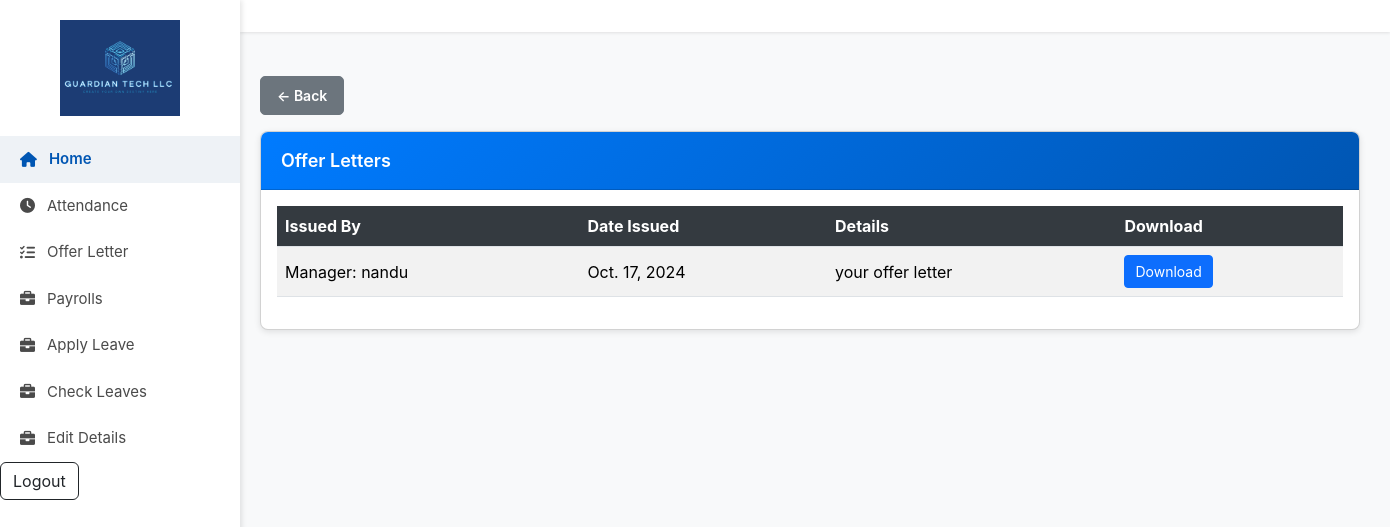
Page /offer-letters/ (signed in) on the committed database.
### user/models.py (models this page shows, shortened)
class OfferLetter(models.Model):
    employee = models.ForeignKey(Employee, on_delete=models.CASCADE)
    issued_by = models.ForeignKey(Manager, on_delete=models.CASCADE)
    offer_details = models.TextField()
    date_issued = models.DateField(auto_now_add=True)
    file = models.FileField(upload_to='offer_letters/', null=True, blank=True)  # File upload location

class Manager(models.Model):
    user = models.OneToOneField(User, on_delete=models.CASCADE)
    department = models.CharField(max_length=100, null=True)
    def __str__(self):
        return f"Manager: {self.user.username}"

### user/views.py (the view)
# urls.py: path('offer-letters/', user_view.view_offer_letters, name='view_offer_letter'),
@login_required
def view_offer_letters(request):
    if hasattr(request.user, 'employee'):
        offer_letters = OfferLetter.objects.filter(employee=request.user.employee)
    elif request.user.is_superuser:
        offer_letters = OfferLetter.objects.all()
    else:
        return redirect('unauthorized')
    return render(request, 'employee/view_offer_letters.html', {'offer_letters': offer_letters})

### templates/employee/view_offer_letters.html (shortened to what this page needs)
{% load static %}
<!DOCTYPE html>
<html lang="en">
<head>
  <link href="https://cdnjs.cloudflare.com/ajax/libs/font-awesome/6.0.0/css/all.min.css" rel="stylesheet">
  <link href="https://cdn.jsdelivr.net/npm/bootstrap@5.3.3/dist/css/bootstrap.min.css" rel="stylesheet">
</head>
<body>
  <div class="sidebar">
    <div class="logo">
      <img src="{% static 'images/fulllogo.jpg' %}" alt="Logo">
    </div>
    <a href="{% url 'profile' %}" class="active"><i class="fas fa-home"></i> Home</a>
    <a href="{% url 'view_attendance' %}"><i class="fas fa-clock"></i> Attendance</a>
    <a href="{% url 'view_offer_letter' %}"><i class="fas fa-tasks"></i> Offer Letter</a>
    <a href="{% url 'view_payrolls' %}"><i class="fas fa-briefcase"></i> Payrolls</a>
    <a href="{% url 'apply_leave' %}"><i class="fas fa-briefcase"></i> Apply Leave</a>
    <a href="{% url 'employee_leave_history' %}"><i class="fas fa-briefcase"></i> Check Leaves</a>
    <a href="{% url 'edit_personal_details' %}"><i class="fas fa-briefcase"></i> Edit Details</a>
    <form action="{% url 'user-logout' %}" method="post">
      <button type="submit" class="btn btn-outline-dark">Logout</button>
    </form>
  </div>
  <nav class="navbar">
  </nav>
  <div class="container mt-4">
    <div class="mb-3">
      <a href="javascript:history.back()" class="btn btn-secondary">&larr; Back</a>
    </div>
    <div class="card">
      <div class="card-header">
        Offer Letters
      </div>
      <div class="card-body">
        <table class="table table-striped table-hover align-middle">
          <thead>
            <tr>
              <th>Issued By</th>
              <th>Date Issued</th>
              <th>Details</th>
              <th>Download</th>
            </tr>
          </thead>
          <tbody>
            {% for offer_letter in offer_letters %}
            <tr>
              <td>{{ offer_letter.issued_by }}</td>
              <td>{{ offer_letter.date_issued }}</td>
              <td>{{ offer_letter.offer_details }}</td>
              <td>
                {% if offer_letter.file %}
                <a href="{{ offer_letter.file.url }}" class="btn btn-primary btn-sm" download>Download</a>
                {% else %}
                <span class="text-muted">No file attached</span>
                {% endif %}
              </td>
            </tr>
            {% empty %}
            <tr>
              <td colspan="4" class="text-center text-muted">No offer letters found.</td>
            </tr>
            {% endfor %}
          </tbody>
        </table>
      </div>
    </div>
  </div>
</body>
</html>

### templates/employee/view_offer_letters.html (style rules this page uses)
body { font-family: 'Inter', sans-serif; background-color: #f8f9fa; margin: 0; }
.sidebar { width: 240px; height: 100vh; background-color: #fff; position: fixed; top: 0; left: 0; box-shadow: 2px 0 5px rgba(0, 0, 0, 0.1); z-index: 1000; padding: 20px 0; }
.sidebar .logo { text-align: center; margin-bottom: 20px; }
.sidebar .logo img { width: 120px; }
.sidebar a { text-decoration: none; color: #4a4a4a; display: flex; align-items: center; gap: 12px; padding: 12px 20px; font-size: 15px; transition: background-color 0.2s ease, color 0.2s ease; }
.sidebar a:hover, .sidebar a.active { background-color: #eef2f6; color: #0056b3; font-weight: 600; }
.navbar { margin-left: 240px; padding: 1rem 2rem; background-color: #ffffff; box-shadow: 0 1px 3px rgba(0, 0, 0, 0.1); display: flex; align-items: center; justify-content: space-between; position: sticky; top: 0; z-index: 999; }
.container { margin-left: 240px; padding: 20px; }
.card { border-radius: 8px; overflow: hidden; box-shadow: 0 2px 6px rgba(0, 0, 0, 0.1); }
.card-header { background: linear-gradient(135deg, #007bff, #0056b3); color: white; padding: 15px 20px; font-size: 18px; font-weight: 600; }
.table th, .table td { vertical-align: middle; }
.table th { background-color: #343a40; color: white; }
.btn-sm { padding: 5px 10px; font-size: 14px; }
.btn-secondary { text-decoration: none; color: white; font-size: 14px; font-weight: 600; padding: 8px 16px; background-color: #6c757d; border-radius: 5px; transition: all 0.3s; }

### rows in the picture
OfferLetter: issued_by "Manager: nandu", date_issued "Oct. 17, 2024", offer_details "your offer letter"
